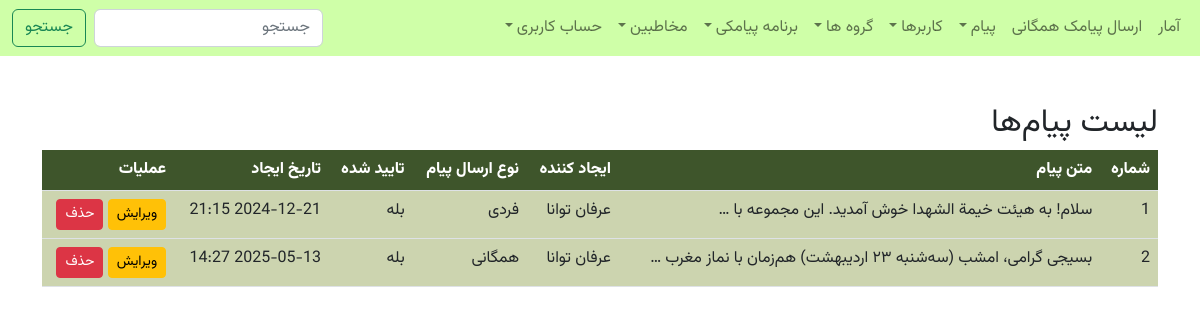
The app's page /text_messages/messages/ (signed in) with its own data.
### text_messages/models.py (models this page shows, shortened)
class Message(models.Model):
    MESSAGE_TYPE_CHOICES = [
        ('همگانی', 'همگانی'),
        ('فردی', 'فردی'),
    ]
    text = models.TextField(verbose_name="متن پیام")
    organization = models.ForeignKey("organizations.Organization", on_delete=models.SET_NULL, null=True, blank=True,
                                     verbose_name="سازمان")
    created_by = models.ForeignKey(User, on_delete=models.CASCADE, verbose_name="ایجاد کننده")
    message_type = models.CharField(max_length=10, choices=MESSAGE_TYPE_CHOICES, verbose_name="نوع ارسال پیام")
    is_approved = models.BooleanField(default=False, verbose_name="آیا پیام تایید شده است؟")
    created_at = models.DateTimeField(default=timezone.now, verbose_name="تاریخ ایجاد")
    groups = models.ManyToManyField(Group, blank=True, null=True, verbose_name="گروه‌های مرتبط")  # فیلد جدید
    class Meta:
        verbose_name = 'پیام'
        verbose_name_plural = 'پیام‌ها'

### accounts/models.py (models this page shows, shortened)
class User(AbstractBaseUser, PermissionsMixin):
    phone_number = models.CharField(max_length=15, unique=True, default='', verbose_name="phone number")
    username = None  # Remove the username field as it's not needed
    email = None  # Remove the email field as it's not used
    id = models.UUIDField(primary_key=True, default=uuid.uuid4, editable=False)
    first_name = models.CharField("first name", max_length=150, blank=True)  # User's first name
    last_name = models.CharField("last name", max_length=150, blank=True)  # User's last name
    gender = models.CharField(max_length=10, default='مرد', choices=[('مرد', 'مرد'), ('زن', 'زن')], blank=True,
                              verbose_name="جنسیت")  # Gender field
    is_staff = models.BooleanField("staff status", default=False,
                                   help_text="Designates whether the user can log into this admin site.")
    is_active = models.BooleanField("active", default=True,
                                    help_text="Designates whether this user should be treated as active.")
    date_joined = models.DateTimeField("date joined", default=timezone.now)
    organization = models.ForeignKey('organizations.Organization', on_delete=models.SET_NULL, null=True, blank=True,
                                     verbose_name="سازمان")
    groups = models.ManyToManyField("organizations.Group", verbose_name="گروه‌ها", related_name="users",
                                    blank=True)  # ارتباط با گروه‌ها
    jihadi_group = models.ForeignKey('JihadiGroup', on_delete=models.SET_NULL, null=True, blank=True, verbose_name="گروه جهادی")
    can_access_messages = models.BooleanField("access to messages", default=False,
                                              help_text="Designates whether this user has access to messages.")
    can_access_users = models.BooleanField("access to users", default=False,
                                           help_text="Designates whether this user has access to manage users.")
    can_access_groups = models.BooleanField("access to groups", default=False,
                                            help_text="Designates whether this user has access to manage groups.")
    can_access_sms_program = models.BooleanField("access to SMS program", default=False,
                                                 help_text="Designates whether this user has access to SMS program.")
    can_access_contacts = models.BooleanField("access to contacts", default=False,
                                              help_text="Designates whether this user has access to manage contacts.")
    can_send_bulk_sms = models.BooleanField("send bulk SMS", default=False,
                                            help_text="Designates whether this user can send bulk SMS messages.")
    can_add_contacts = models.BooleanField(
        "add contacts through app",
        default=False,
        help_text="Designates whether this user can add contacts through the app."
    )
    USERNAME_FIELD = 'phone_number'  # Set phone_number as the unique identifier for authentication
    objects = CustomUserManager()  # Assign the custom user manager
    class Meta:
        verbose_name = 'کاربر'
        verbose_name_plural = 'کاربرها'

### text_messages/views.py (the view)
# urls.py: path('messages/', MessageListView.as_view(), name='message_list'),
class MessageListView(MessagesAccessRequiredMixin,View):
    def get(self, request):
        if not request.user.is_authenticated:
            return redirect('login')
        messages = Message.objects.filter(organization_id=request.user.organization.id)
        return render(request, 'text_messages/message_list.html', {'messages': '', 'data': {'messages': messages}})

### text_messages/mixins.py (called while the page is built)
    @method_decorator(login_required)
    def dispatch(self, request, *args, **kwargs):
        if not request.user.can_access_messages:
            raise PermissionDenied("شما مجاز به دسترسی به این صفحه نیستید.")
        return super().dispatch(request, *args, **kwargs)

### text_messages/templates/text_messages/message_list.html (shortened to what this page needs)
{% extends 'base.html' %}
{% load static %}
{% block content %}
    <div class="container mt-5">
        <h2>لیست پیام‌ها</h2>
        <table class="table" style="border-collapse: collapse; width: 100%;">
            <thead>
            <tr style="background-color: #3e552b; color: white;">
                <th>شماره</th>
                <th>متن پیام</th>
                <th>ایجاد کننده</th>
                <th>نوع ارسال پیام</th>
                <th>تایید شده</th>
                <th>تاریخ ایجاد</th>
                <th>عملیات</th>
            </tr>
            </thead>
            <tbody>
            {% for message in data.messages %}
                <tr style="background-color: #ccd4af;">
                    <td>{{ forloop.counter }}</td>
                    <td>{{ message.text|truncatewords:10 }}</td>
                    <td>{{ message.created_by.first_name }} {{ message.created_by.last_name }}</td>
                    <td>{{ message.message_type }}</td>
                    <td>{{ message.is_approved|yesno:"بله,خیر" }}</td>
                    <td>{{ message.created_at|date:"Y-m-d H:i" }}</td>
                    <td>
                        <a href="{% url 'message_edit' message.id %}" class="btn btn-sm btn-warning">ویرایش</a>
                        <button class="btn btn-sm btn-danger" onclick="confirmDelete({{ message.id }})">حذف</button>
                    </td>
                </tr>
            {% endfor %}
            </tbody>
        </table>
    </div>
{% endblock %}

### static/css/style.css (style rules this page uses)
body { margin: 0; font-family: vazir, sans-serif; }

### records on screen
Message: text "سلام! به هیئت خیمة الشهدا خوش آمدید. این مجموعه با …", created_by.first_name "عرفان", created_by.last_name "توانا", message_type "فردی", is_approved "بله", created_at "2024-12-21 21:15"
Message: text "بسیجی گرامی، امشب (سه‌شنبه ۲۳ اردیبهشت) هم‌زمان با نماز مغرب …", created_by.first_name "عرفان", created_by.last_name "توانا", message_type "همگانی", is_approved "بله", created_at "2025-05-13 14:27"
